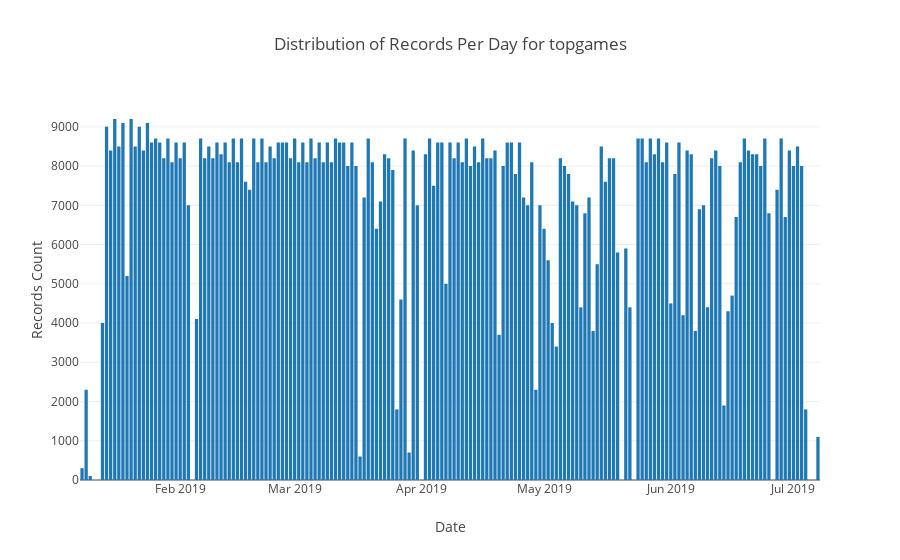

Source (notebook cell):
### Markdown cell above
## These are the number of entries we have per day for the `topgames` Mongo collection.  Each query returns the current top 100 games being played.  This is run every 15 minutes.

### Code cell
# https://plot.ly/python/bar-charts/

data = [Bar(
        x=grouped_df['date'],
        y=grouped_df['count']
    )]

layout = Layout(
        title='Distribution of Records Per Day for topgames',
        xaxis=dict(
            title='Date'
        ),
        yaxis=dict(
            title='Records Count'
        )
    )

fig = Figure(data=data, layout=layout)

iplot(fig)

### Figure 1 — Plotly figure (JSON) as saved in the notebook; plotly's stock layout.template omitted (floating-point values rounded to 4 significant figures; data arrays with more than 128 entries replaced by an {"elided": "..."} marker saying what was removed)
{"data": [{"type": "bar", "uid": "af58f441-6c1d-4fb3-8e43-95e1697686b4", "x": {"elided": "172 str values"}, "y": {"elided": "172 int values"}}], "layout": {"title": {"text": "Distribution of Records Per Day for topgames"}, "xaxis": {"title": {"text": "Date"}}, "yaxis": {"title": {"text": "Records Count"}}}}
